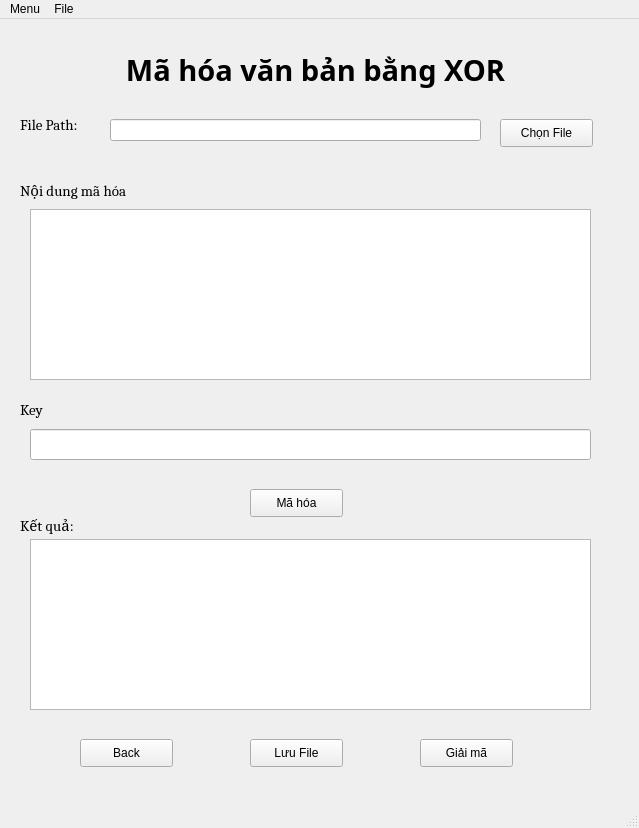
<?xml version="1.0" encoding="UTF-8"?>
<ui version="4.0">
 <class>MainWindow</class>
 <widget class="QMainWindow" name="MainWindow">
  <property name="geometry">
   <rect>
    <x>0</x>
    <y>0</y>
    <width>639</width>
    <height>828</height>
   </rect>
  </property>
  <property name="windowTitle">
   <string>MainWindow</string>
  </property>
  <widget class="QWidget" name="centralwidget">
   <widget class="QLabel" name="label">
    <property name="geometry">
     <rect>
      <x>60</x>
      <y>0</y>
      <width>511</width>
      <height>101</height>
     </rect>
    </property>
    <property name="font">
     <font>
      <family>Sitka Heading Semibold</family>
      <pointsize>22</pointsize>
      <weight>75</weight>
      <bold>true</bold>
     </font>
    </property>
    <property name="text">
     <string>Mã hóa văn bản bằng XOR</string>
    </property>
    <property name="alignment">
     <set>Qt::AlignCenter</set>
    </property>
   </widget>
   <widget class="QLabel" name="label_2">
    <property name="geometry">
     <rect>
      <x>20</x>
      <y>90</y>
      <width>81</width>
      <height>31</height>
     </rect>
    </property>
    <property name="font">
     <font>
      <family>Cambria</family>
      <pointsize>11</pointsize>
      <weight>50</weight>
      <bold>false</bold>
     </font>
    </property>
    <property name="text">
     <string>File Path:</string>
    </property>
   </widget>
   <widget class="QLineEdit" name="EdtPath">
    <property name="geometry">
     <rect>
      <x>110</x>
      <y>100</y>
      <width>371</width>
      <height>22</height>
     </rect>
    </property>
   </widget>
   <widget class="QPushButton" name="btnChonFile">
    <property name="geometry">
     <rect>
      <x>500</x>
      <y>100</y>
      <width>93</width>
      <height>28</height>
     </rect>
    </property>
    <property name="font">
     <font>
      <pointsize>9</pointsize>
     </font>
    </property>
    <property name="text">
     <string>Chọn File</string>
    </property>
   </widget>
   <widget class="QLabel" name="label_3">
    <property name="geometry">
     <rect>
      <x>20</x>
      <y>150</y>
      <width>171</width>
      <height>41</height>
     </rect>
    </property>
    <property name="font">
     <font>
      <family>Cambria</family>
      <pointsize>11</pointsize>
      <weight>50</weight>
      <bold>false</bold>
     </font>
    </property>
    <property name="text">
     <string>Nội dung mã hóa</string>
    </property>
   </widget>
   <widget class="QPushButton" name="btnMaHoaXOR">
    <property name="geometry">
     <rect>
      <x>250</x>
      <y>470</y>
      <width>93</width>
      <height>28</height>
     </rect>
    </property>
    <property name="font">
     <font>
      <pointsize>9</pointsize>
     </font>
    </property>
    <property name="text">
     <string>Mã hóa</string>
    </property>
   </widget>
   <widget class="QLabel" name="label_4">
    <property name="geometry">
     <rect>
      <x>20</x>
      <y>490</y>
      <width>141</width>
      <height>31</height>
     </rect>
    </property>
    <property name="font">
     <font>
      <family>Cambria</family>
      <pointsize>11</pointsize>
      <weight>50</weight>
      <bold>false</bold>
     </font>
    </property>
    <property name="text">
     <string>Kết quả:</string>
    </property>
   </widget>
   <widget class="QPushButton" name="btnSave">
    <property name="geometry">
     <rect>
      <x>250</x>
      <y>720</y>
      <width>93</width>
      <height>28</height>
     </rect>
    </property>
    <property name="font">
     <font>
      <pointsize>9</pointsize>
     </font>
    </property>
    <property name="text">
     <string>Lưu File</string>
    </property>
   </widget>
   <widget class="QPushButton" name="btnBack">
    <property name="geometry">
     <rect>
      <x>80</x>
      <y>720</y>
      <width>93</width>
      <height>28</height>
     </rect>
    </property>
    <property name="font">
     <font>
      <pointsize>9</pointsize>
     </font>
    </property>
    <property name="text">
     <string>Back</string>
    </property>
   </widget>
   <widget class="QPushButton" name="btnGiaiMaXOR">
    <property name="geometry">
     <rect>
      <x>420</x>
      <y>720</y>
      <width>93</width>
      <height>28</height>
     </rect>
    </property>
    <property name="font">
     <font>
      <pointsize>9</pointsize>
     </font>
    </property>
    <property name="text">
     <string>Giải mã</string>
    </property>
   </widget>
   <widget class="QTextEdit" name="result">
    <property name="geometry">
     <rect>
      <x>30</x>
      <y>520</y>
      <width>561</width>
      <height>171</height>
     </rect>
    </property>
   </widget>
   <widget class="QLabel" name="label_5">
    <property name="geometry">
     <rect>
      <x>20</x>
      <y>370</y>
      <width>41</width>
      <height>41</height>
     </rect>
    </property>
    <property name="font">
     <font>
      <family>Cambria</family>
      <pointsize>11</pointsize>
      <weight>50</weight>
      <bold>false</bold>
     </font>
    </property>
    <property name="text">
     <string>Key</string>
    </property>
   </widget>
   <widget class="QLineEdit" name="lineEdit">
    <property name="geometry">
     <rect>
      <x>30</x>
      <y>410</y>
      <width>561</width>
      <height>31</height>
     </rect>
    </property>
   </widget>
   <widget class="QTextEdit" name="input">
    <property name="geometry">
     <rect>
      <x>30</x>
      <y>190</y>
      <width>561</width>
      <height>171</height>
     </rect>
    </property>
   </widget>
  </widget>
  <widget class="QMenuBar" name="menubar">
   <property name="geometry">
    <rect>
     <x>0</x>
     <y>0</y>
     <width>639</width>
     <height>26</height>
    </rect>
   </property>
   <widget class="QMenu" name="menuFile">
    <property name="title">
     <string>File</string>
    </property>
    <addaction name="actionOpen_File"/>
    <addaction name="actionSave_File"/>
    <addaction name="separator"/>
   </widget>
   <widget class="QMenu" name="menuMenu">
    <property name="title">
     <string>Menu</string>
    </property>
    <addaction name="actionMa_Hoa"/>
    <addaction name="actionGiai_Ma"/>
    <addaction name="separator"/>
    <addaction name="actionExit_2"/>
   </widget>
   <addaction name="menuMenu"/>
   <addaction name="menuFile"/>
  </widget>
  <widget class="QStatusBar" name="statusbar"/>
  <action name="actionOpen_File">
   <property name="text">
    <string>Open File</string>
   </property>
  </action>
  <action name="actionSave_File">
   <property name="text">
    <string>Save File</string>
   </property>
  </action>
  <action name="actionExit">
   <property name="text">
    <string>Exit</string>
   </property>
  </action>
  <action name="actionMa_Hoa">
   <property name="text">
    <string>Mã hóa</string>
   </property>
  </action>
  <action name="actionGiai_Ma">
   <property name="text">
    <string>Giải mã</string>
   </property>
  </action>
  <action name="actionExit_2">
   <property name="text">
    <string>Exit</string>
   </property>
  </action>
 </widget>
 <resources/>
 <connections/>
</ui>
